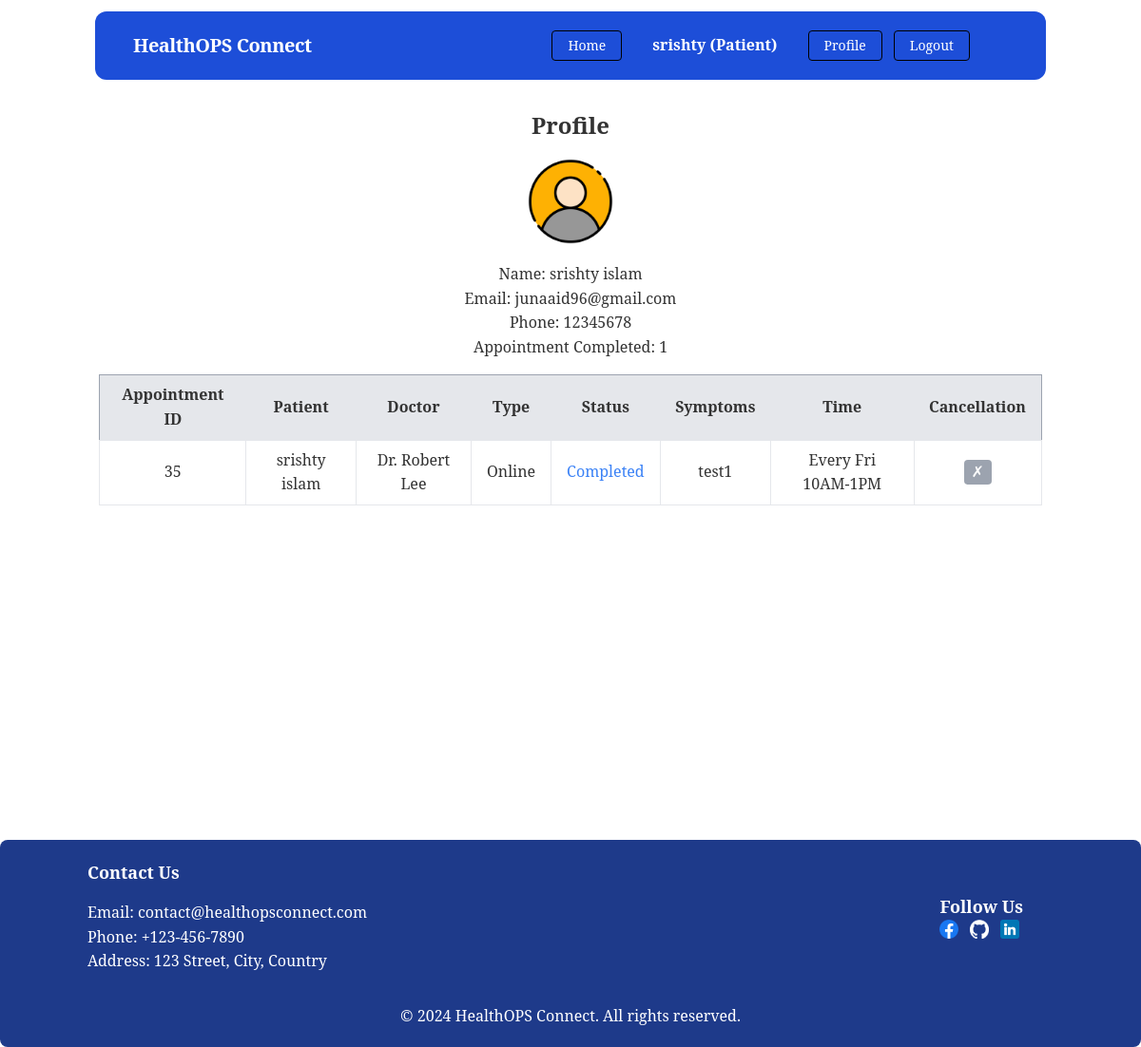
Screenshot of /patients/profile/ (signed in) with the database file from the repository.
### patient/models.py (models this page shows)
class Patient(models.Model):
    user = models.OneToOneField(User, on_delete=models.CASCADE)
    image = models.ImageField(
        upload_to='patient/images/', default='patient/images/default.jpg')
    phone = models.CharField(max_length=11)
    user_type = models.CharField(default='Patient', max_length=10, editable=False)
    def __str__(self):
        return f"{self.user.first_name} {self.user.last_name}"

### appointment/models.py (models this page shows, shortened)
class Appointment(models.Model):
    patient = models.ForeignKey(Patient, on_delete=models.CASCADE)
    doctor = models.ForeignKey(Doctor, on_delete=models.CASCADE)
    appointment_type = models.CharField(
        choices=APPOINTMENT_TYPE, max_length=10)
    appointment_status = models.CharField(
        choices=APPOINTMENT_STATUS, max_length=10, default='Pending')
    symptoms = models.TextField()
    appointment_time = models.ForeignKey(
        AvailableTime, on_delete=models.CASCADE)
    cancellation = models.BooleanField(default=False)

### doctor/models.py (models this page shows)
class Doctor(models.Model):
    user = models.OneToOneField(User, on_delete=models.CASCADE)
    image = models.ImageField(
        upload_to='doctor/media/uploads/', default='doctor/media/uploads/default.jpg')
    designation = models.ManyToManyField(Designation)
    expertise = models.ManyToManyField(Expertise)
    available_time = models.ManyToManyField(AvailableTime)
    fee = models.IntegerField()
    meet_link = models.URLField(max_length=200)
    user_type = models.CharField(
        default='Doctor', max_length=10, editable=False)
    def __str__(self):
        return f"Dr. {self.user.first_name} {self.user.last_name}"

class AvailableTime(models.Model):
    name = models.CharField(max_length=100)
    def __str__(self):
        return self.name

### patient/views.py (the view)
# urls.py: path('profile/', PatientProfileView.as_view(), name='patient_profile'),
class PatientProfileView(LoginRequiredMixin, ListView):
    model = Appointment
    template_name = 'patient_profile.html'
    context_object_name = 'appointments'
    def get_context_data(self, **kwargs):
        context = super().get_context_data(**kwargs)
        context['completed'] = Appointment.objects.filter(
            patient=self.request.user.patient, appointment_status='Completed').count()
        return context
    def get_queryset(self):
        return Appointment.objects.filter(patient=self.request.user.patient)

### patient/templates/patient_profile.html (shortened to what this page needs)
{% extends 'base.html' %}
{%block content %}
<div class="container mx-auto px-4 py-8 text-center">
    <h1 class="text-2xl font-bold mb-4">Profile</h1>
    <img src="{{ user.patient.image.url }}" alt="{{ user.get_full_name }}" class="rounded-full h-24 w-24 mb-4 m-auto" />
    <p>Name: {{ user.get_full_name }}</p>
    <p>Email: {{ user.email }}</p>
    <p>Phone: {{ user.patient.phone }}</p>
    <p class="mb-4">Appointment Completed: {{ completed }}</p>
    <div class="overflow-x-auto">
        <table class="table-auto border-collapse border border-gray-400 w-full">
            <thead>
                <tr class="bg-gray-200">
                    <th class="px-4 py-2">Appointment ID</th>
                    <th class="px-4 py-2">Patient</th>
                    <th class="px-4 py-2">Doctor</th>
                    <th class="px-4 py-2">Type</th>
                    <th class="px-4 py-2">Status</th>
                    <th class="px-4 py-2">Symptoms</th>
                    <th class="px-4 py-2">Time</th>
                    <th class="px-4 py-2">Cancellation</th>
                </tr>
            </thead>
            <tbody>
                {% for appointment in appointments %}
                <tr>
                    <td class="border px-4 py-2">{{ appointment.id }}</td>
                    <td class="border px-4 py-2">{{ appointment.patient }}</td>
                    <td class="border px-4 py-2">{{ appointment.doctor }}</td>
                    <td class="border px-4 py-2">
                        {{ appointment.get_appointment_type_display }}
                    </td>
                    <td class="border px-4 py-2">
                        {% if appointment.appointment_status == 'Pending' %}
                        <span class="text-yellow-500">{{ appointment.get_appointment_status_display }}</span>
                        {% elif appointment.appointment_status == 'Running' %}
                        <span class="text-green-500">{{ appointment.get_appointment_status_display }}</span>
                        {% elif appointment.appointment_status == 'Completed' %}
                        <span class="text-blue-500">{{ appointment.get_appointment_status_display }}</span>
                        {% else %}
                        <span class="text-red-500">{{ appointment.get_appointment_status_display }}</span>
                        {% endif %}
                    </td>
                    <td class="border px-4 py-2">{{ appointment.symptoms }}</td>
                    <td class="border px-4 py-2">
                        {{ appointment.appointment_time }}
                    </td>
                    <td class="border px-4 py-2">
                        {% if appointment.appointment_status == 'Pending' %}
                        <form action="{% url 'cancel_appointment' appointment.id %}" method="post">
                            {% csrf_token %}
                            <button type="submit" class="bg-red-500 hover:bg-red-600 text-white px-2 rounded">
                                ✗
                            </button>
                        </form>
                        {% else %}
                        <button class="bg-gray-400 text-white px-2 rounded cursor-not-allowed" disabled>
                            ✗
                        </button>
                        {% endif %}
                    </td>
                </tr>
                {% empty %}
                <tr>
                    <td colspan="8" class="border px-4 py-2">
                        No appointments found.
                    </td>
                </tr>
                {% endfor %}
            </tbody>
        </table>
    </div>
</div>
{% endblock %}

### templates/navbar.html (shortened to what this page needs)
<nav class="flex flex-col lg:flex-row items-center justify-between bg-blue-700 p-5 px-10 rounded-xl w-10/12 m-auto mt-3">
    <div class="flex items-center flex-shrink-0 text-white mr-6">
        <span class="font-bold text-xl tracking-tight"><a href="{% url 'home' %}">HealthOPS Connect</a></span>
    </div>
    <div id="menu" class="w-full hidden lg:flex sm:flex items-center justify-center lg:w-auto px-10 text-center">
        <a href="{% url 'home' %}"
                class="inline-block font-medium text-sm px-4 py-2 leading-none bg-blue-700 rounded text-white hover:border-transparent hover:bg-blue-800 mt-2 mr-3 lg:mt-0 border border-black">
                Home
            </a>
        {% if request.user.is_authenticated %}
        <div class="lg:flex w-full items-center lg:gap-3">
            {% if request.user.patient.user_type == 'Patient' %}
            <div class="text-white my-auto font-black lg:px-5">
                {{request.user.username}} ({{request.user.patient.user_type}})
            </div>
            <div class="text-center lg:flex lg:gap-3">
                <a href="{% url 'patient_profile' %}"
                    class="inline-block font-medium text-sm px-4 py-2 leading-none bg-blue-700 rounded text-white hover:border-transparent hover:bg-blue-800 mt-2 lg:mt-0 border border-black">Profile</a>
                <form method="post" action="{% url 'patient_logout' %}">
                    <button
                        class="inline-block font-medium text-sm px-4 py-2 leading-none bg-blue-700 rounded text-white hover:border-transparent hover:bg-blue-800 mt-2 lg:mt-0 border border-black"
                        type="submit">
                        Logout
                    </button>
                </form>
            </div>
            {% endif %}
        </div>
        {% endif %}
    </div>
</nav>

### static/css/style.css (style rules this page uses)
body { font-family: "Noto Serif", serif; font-size: 16px; line-height: 1.6; color: #333; margin: 0; padding: 0; }

### rows the page displays
Appointment: id "35", patient "srishty islam", doctor "Dr. Robert Lee", appointment_type "Online", appointment_status "Completed", symptoms "test1", appointment_time "Every Fri 10AM-1PM"

### other values shown
{{ request.user.username }} "srishty"
{{ request.user.patient.user_type }} "Patient"
{{ user.get_full_name }} "srishty islam"
{{ user.email }} "junaaid96@gmail.com"
{{ user.patient.phone }} "12345678"
{{ completed }} "1"
